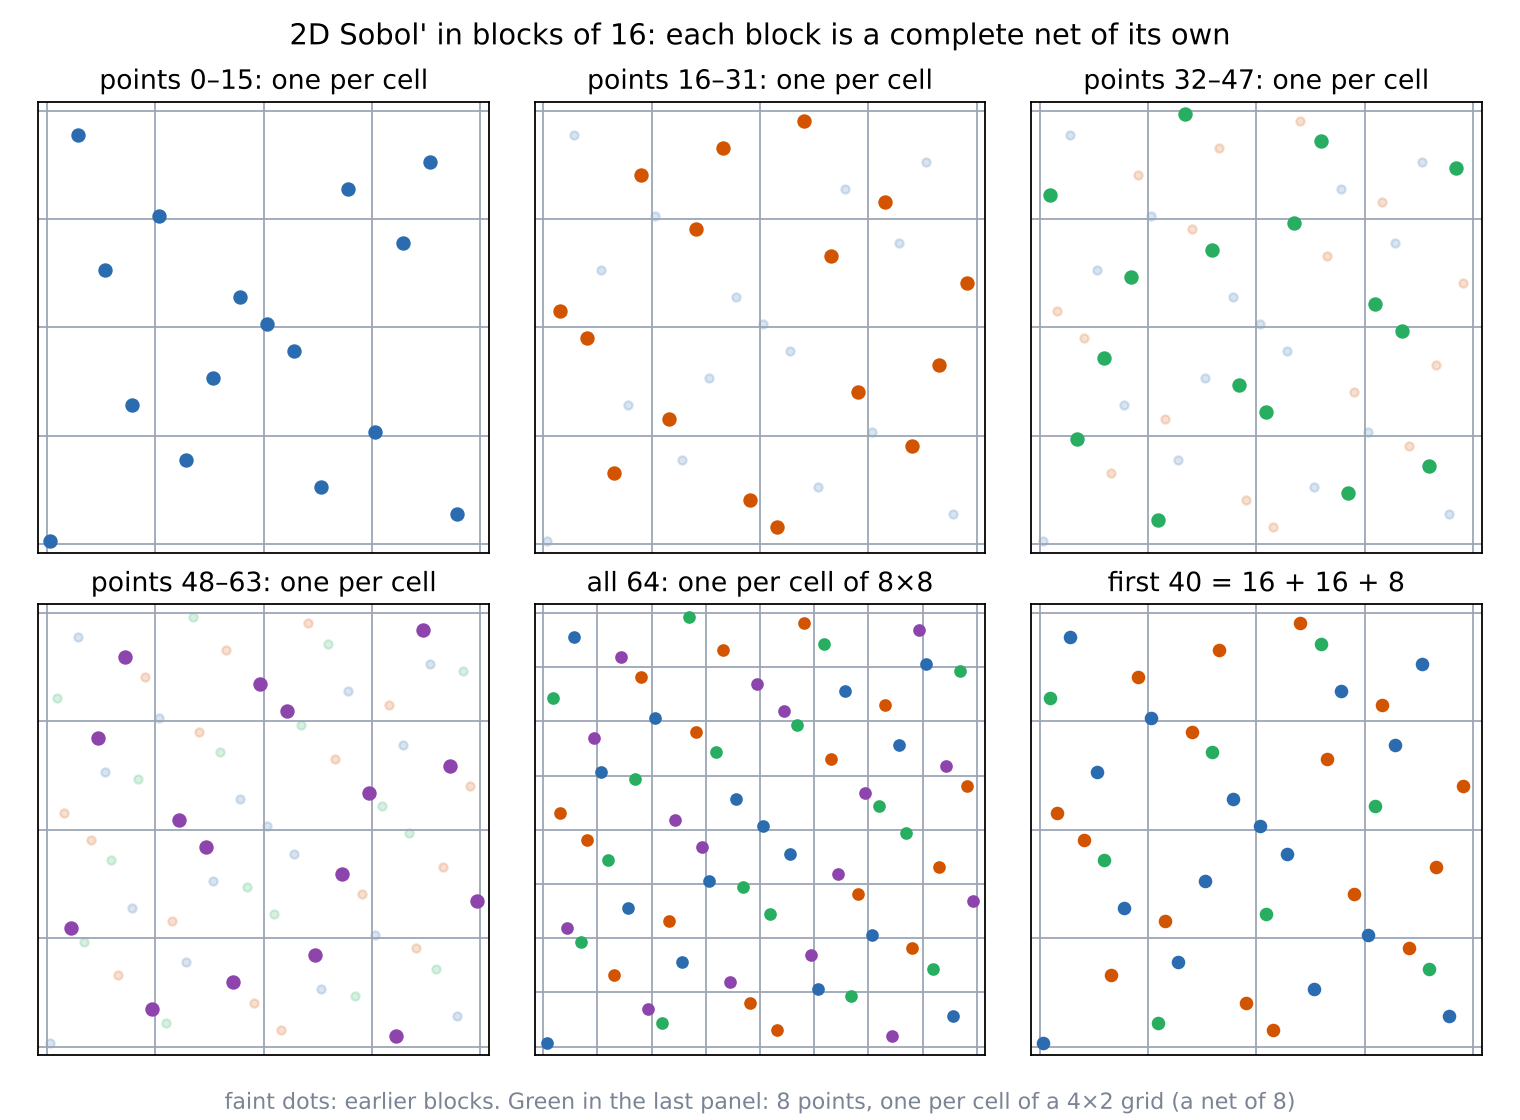

Write Python code to recreate this figure.
"""step02_blocks.py -- step02_blocks.png: the first 64 points of 2D Sobol' (identity, Pascal mod 2), in blocks of 16.
Each block alone has one point in each of the 16 cells of the 4x4 grid (it is a digital (XOR) shift of the first
block); the four blocks together fill the 8x8 grid; any N (here 40 = 16 + 16 + 8) is a stack of such blocks."""
import matplotlib
matplotlib.use('Agg'); import matplotlib.pyplot as plt
from math import comb
plt.rcParams.update({'font.size': 13, 'font.family': 'DejaVu Sans'})
M = 6
I = [[int(n == k) for k in range(M)] for n in range(M)]
P = [[comb(k, n) % 2 for k in range(M)] for n in range(M)]
def coord(C, i):
    d = [(i >> k) & 1 for k in range(M)]
    return sum((sum(C[n][k] * d[k] for k in range(M)) % 2) / 2 ** (n + 1) for n in range(M)) + 1 / 128  # off the corners
pts = [(coord(I, i), coord(P, i)) for i in range(64)]
COL = ['#2b6cb0', '#d35400', '#27ae60', '#8e44ad']
GRID = '#9aa5b4'
def frame(ax, g, title):
    for j in range(g + 1): ax.axvline(j / g, color=GRID, lw=0.8); ax.axhline(j / g, color=GRID, lw=0.8)
    ax.set_xlim(-0.02, 1.02); ax.set_ylim(-0.02, 1.02); ax.set_aspect('equal'); ax.set_xticks([]); ax.set_yticks([])
    ax.set_title(title, fontsize=12)
fig, axs = plt.subplots(2, 3, figsize=(9.5, 7))
for b in range(4):
    ax = axs.flat[b]
    for bb in range(b):                                    # earlier blocks, faint
        ax.scatter(*zip(*pts[16 * bb:16 * bb + 16]), s=14, color=COL[bb], alpha=0.18)
    ax.scatter(*zip(*pts[16 * b:16 * b + 16]), s=30, color=COL[b], zorder=3)
    frame(ax, 4, f'points {16*b}–{16*b+15}: one per cell')
ax = axs.flat[4]
for b in range(4): ax.scatter(*zip(*pts[16 * b:16 * b + 16]), s=22, color=COL[b], zorder=3)
frame(ax, 8, 'all 64: one per cell of 8×8')
ax = axs.flat[5]
for (a, n, c) in [(0, 16, COL[0]), (16, 16, COL[1]), (32, 8, COL[2])]:
    ax.scatter(*zip(*pts[a:a + n]), s=26, color=c, zorder=3)
frame(ax, 4, 'first 40 = 16 + 16 + 8')
fig.suptitle("2D Sobol' in blocks of 16: each block is a complete net of its own", fontsize=13)
fig.text(0.5, 0.01, 'faint dots: earlier blocks. Green in the last panel: 8 points, one per cell of a 4×2 grid (a net of 8)',
         ha='center', fontsize=10, color='#7a8494')
fig.tight_layout(rect=(0, 0.03, 1, 1), h_pad=2.2); fig.savefig('step02_blocks.png', dpi=160); plt.close(fig)
